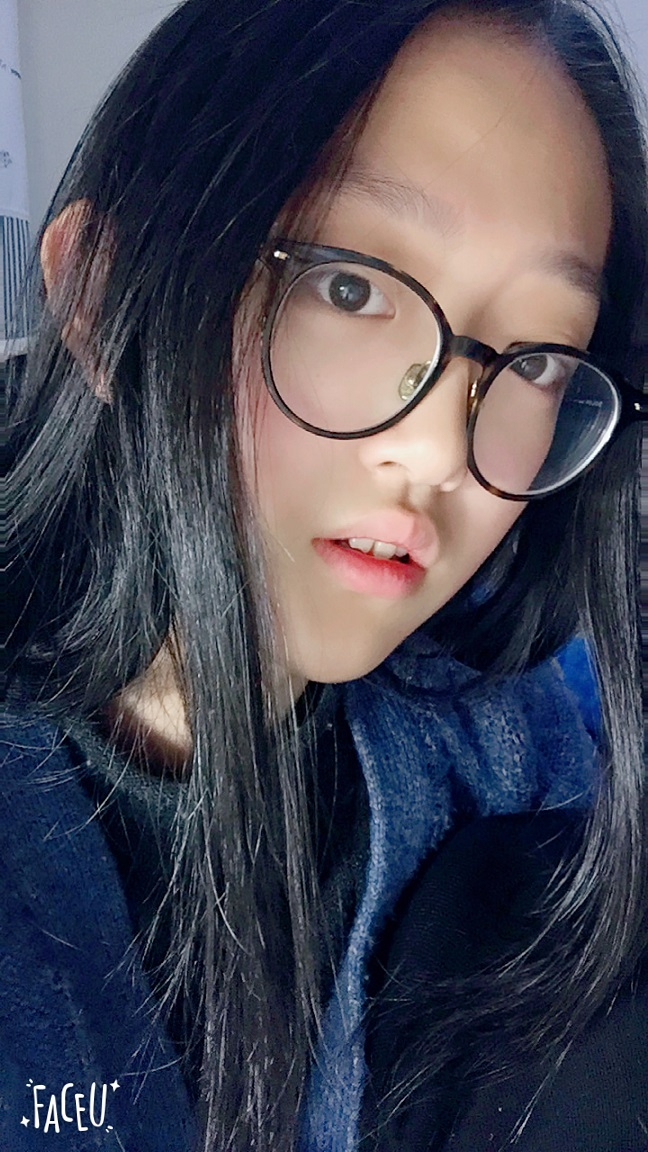
#> input picture test.JPG, 648 x 1152 px, found by its file name
$ python facer2.py
#> lines starting #> are read from the running program, lines starting #| are printed output that depends on the picture
import cv2 as cv
import numpy as np
import matplotlib.pyplot as plt


img = cv.imread('test.jpg',0)
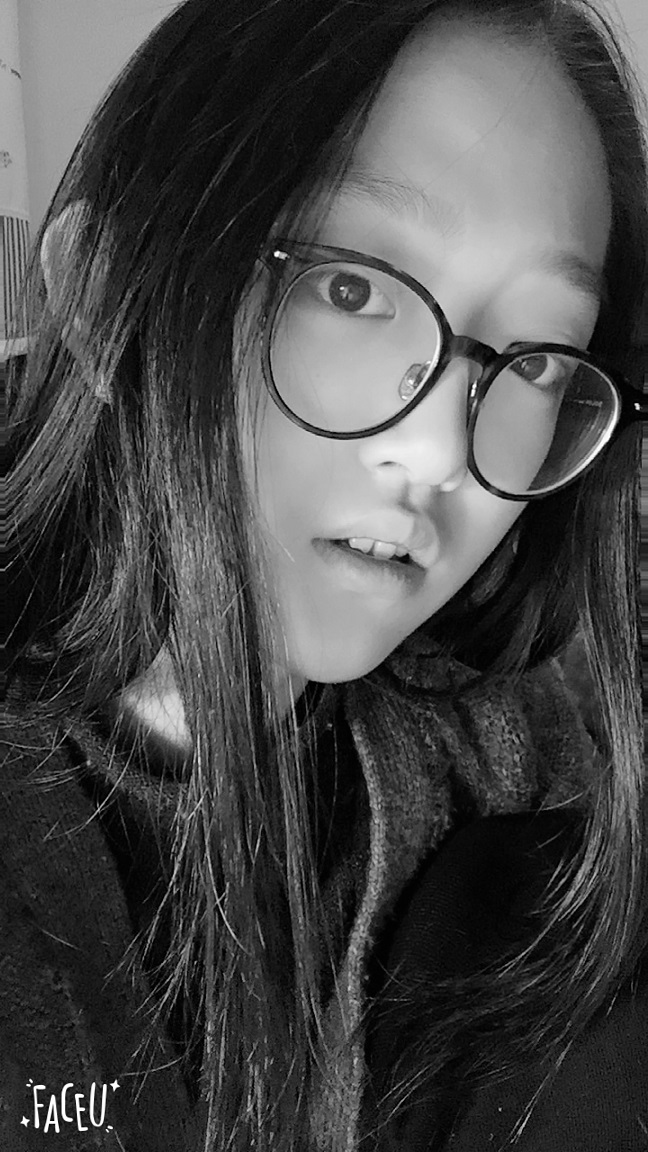
#> img: shape (1152, 648); min 0, max 255, mean 71.5
edges = cv.Canny(img,100,200)
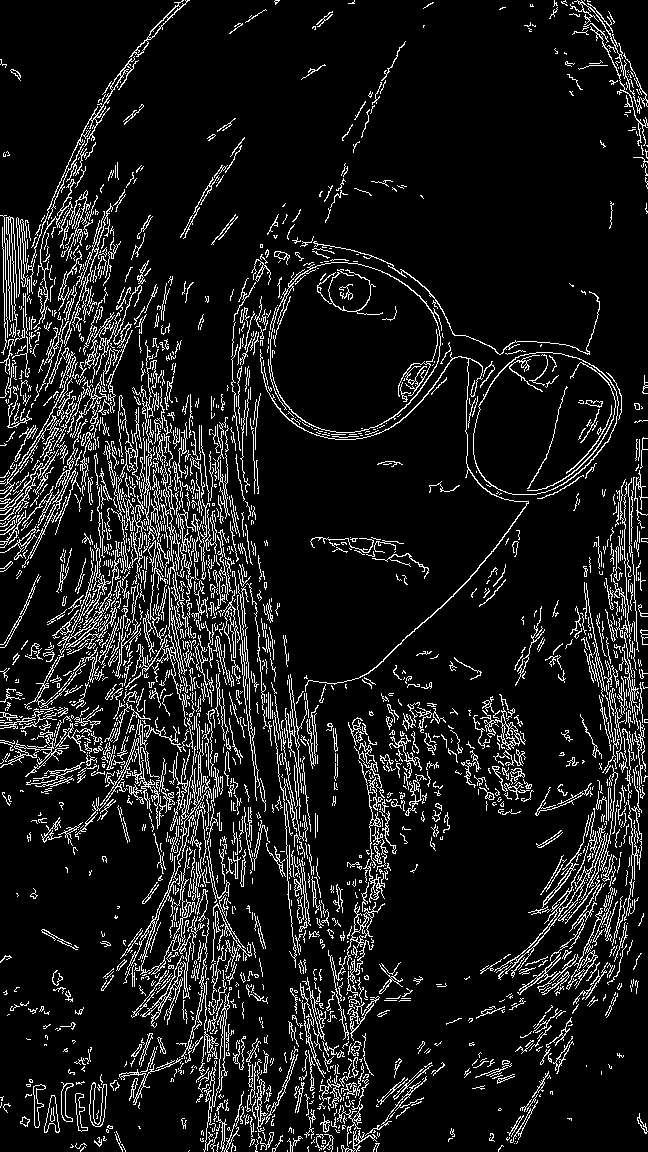
#> edges: shape (1152, 648); 10.4% white in thin lines or dots
plt.subplot(121),plt.imshow(img,cmap = 'gray')
plt.title('Original Image'), plt.xticks([]), plt.yticks([])
plt.subplot(122),plt.imshow(edges,cmap = 'gray')
plt.title('Edge Image'), plt.xticks([]), plt.yticks([])
plt.show()
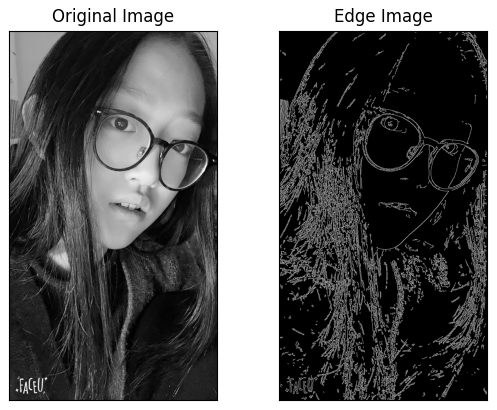
#> figure drawn by matplotlib, 2 panels
